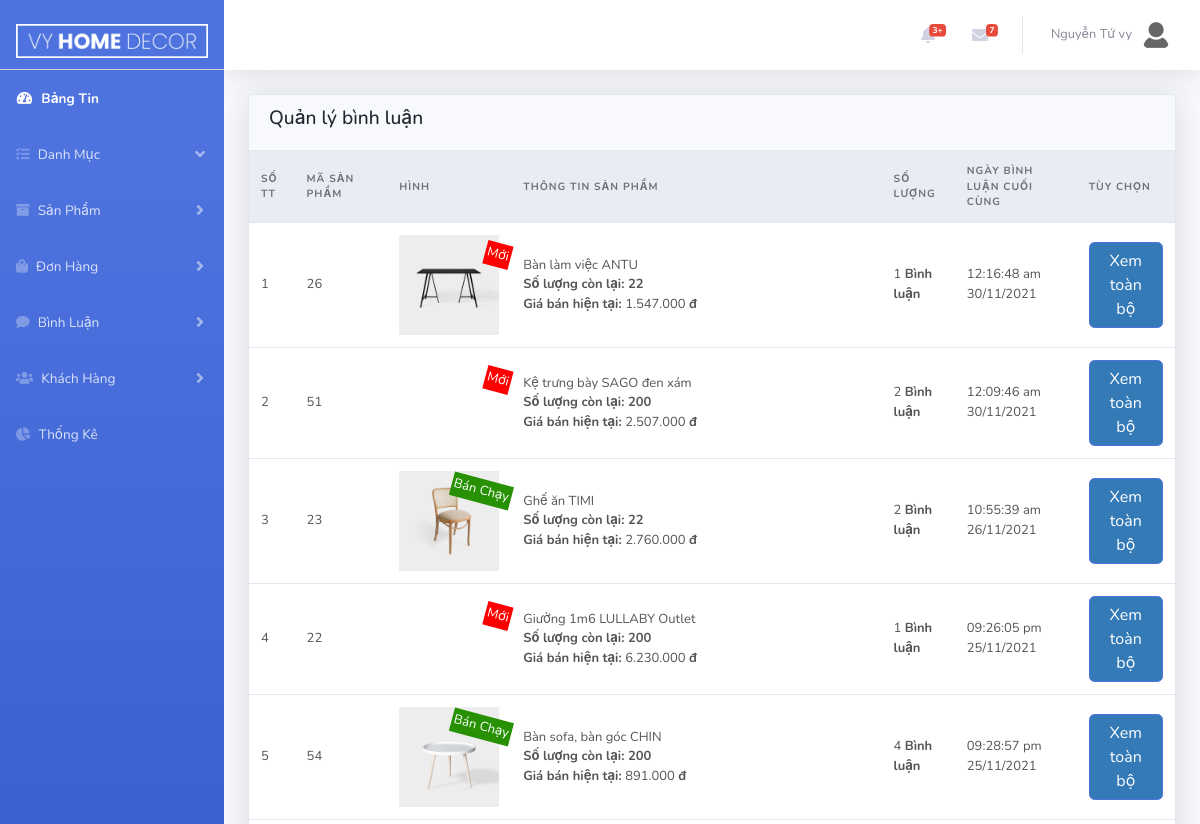
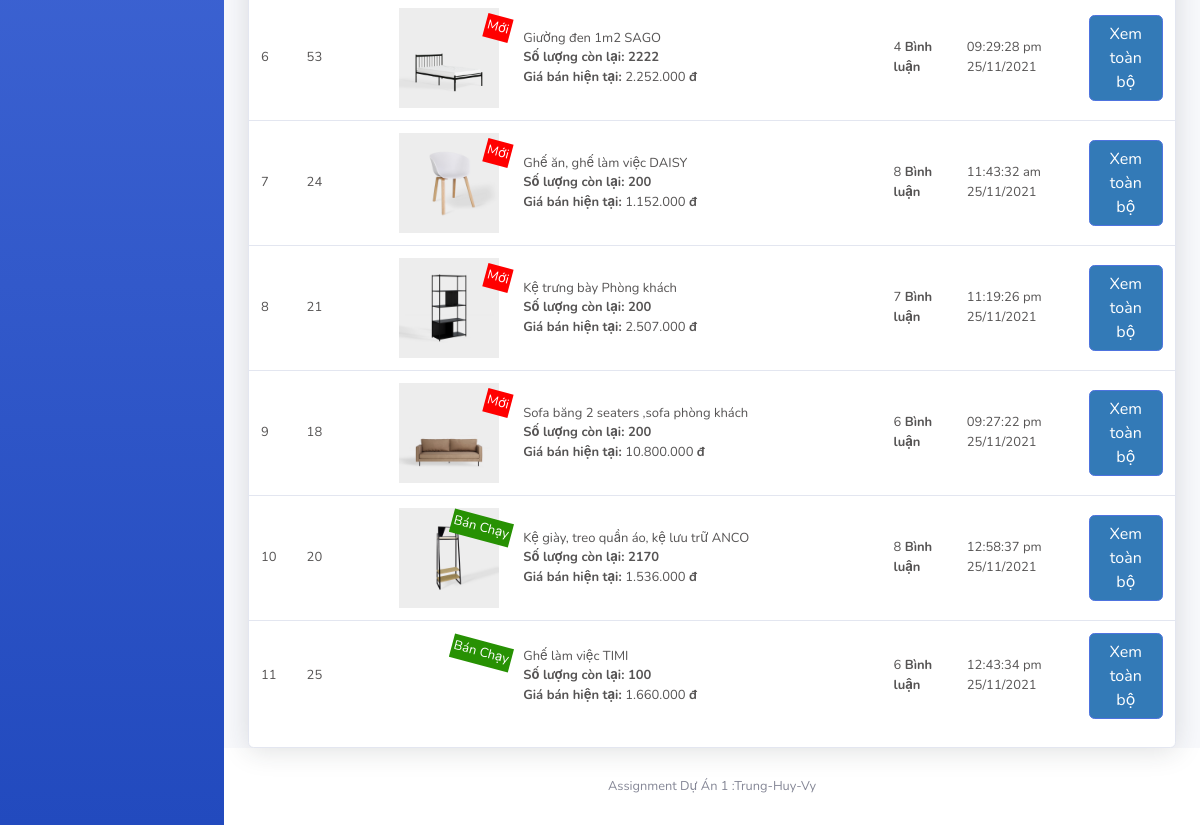
The app's page /Admin/index.php?act=comment&list_statistics (signed in), older data (2 pictures, top to bottom).
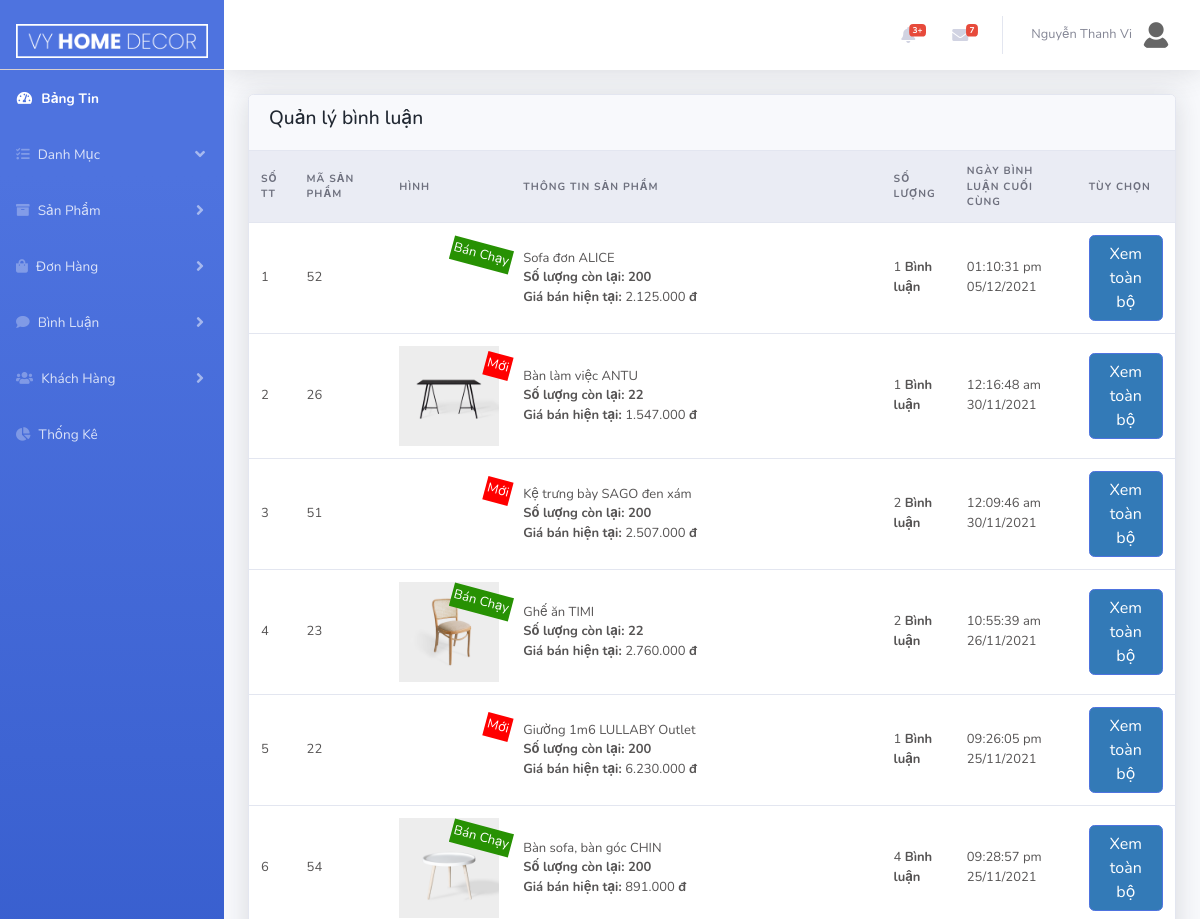
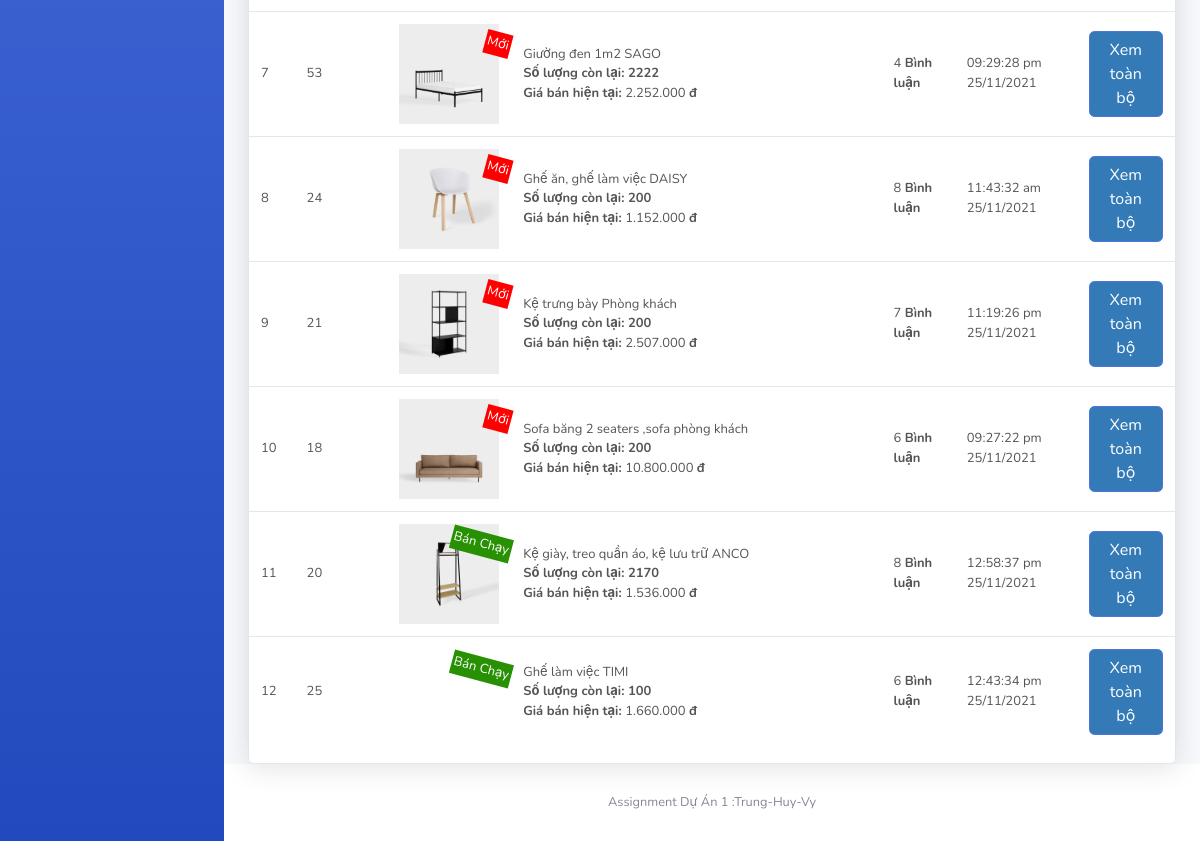
The same page, newer data (2 pictures, top to bottom).
### tables this page shows
CREATE TABLE `tbl_product` (
  `prodId` int(10) NOT NULL,
  `prodName` varchar(255) NOT NULL,
  `prodName_unsigned` varchar(255) DEFAULT NULL,
  `prodDesc` text NOT NULL,
  `quantity` int(10) NOT NULL,
  `price` float NOT NULL,
  `image` text NOT NULL,
  `imageSmall` text NOT NULL,
  `dateInput` date NOT NULL,
  `view` int(10) NOT NULL,
  `type` int(10) NOT NULL,
  `cateChildId` int(10) NOT NULL,
  `cateId` int(10) NOT NULL,
  `discount` float DEFAULT NULL
);

### model/pdo.php (called while the page is built, shortened)
<?php
function pdo_get_connection()
{   $servername="localhost";
    $username='root';
    $password='';
    try{
        $dburl="mysql:host=$servername;dbname=vyhomedecor; charset=utf8";
        $conn = new PDO($dburl,$username,$password);
        $conn->setAttribute(PDO::ATTR_ERRMODE,PDO::ERRMODE_EXCEPTION);
        return $conn;
        }
        catch(PDOException $e){
            return "lỗi kết nối :". $e->getMessage();
        }
}
function pdo_query($sql){
    $sql_args = array_slice(func_get_args(),1);
    try{
        $conn =pdo_get_connection();
        $stmt =$conn->prepare($sql);
        $stmt -> execute($sql_args);
        $row =$stmt->fetchAll();
        return $row;
    }catch(PDOException $e){
        throw $e;
    }
    finally{
        unset($conn);
    }
}
?>

### model/comment.php (called while the page is built, shortened)
<?php
    function statistical_comments_product(){
        $sql = "SELECT tbl_product.prodName as prodName,tbl_product.prodId as prodId, tbl_product.type as type,tbl_product.quantity as quantity, tbl_product.price as price, tbl_product.image as image, max(tbl_comment.date) as lastDate, count(tbl_comment.commId) as countComm";
        $sql.=" from tbl_comment left join tbl_product on tbl_product.prodId=tbl_comment.prodId";
        $sql.=" group by tbl_product.prodId order by commId desc";
        $list_comments_product = pdo_query($sql);
        return $list_comments_product;
    }
?>

### Admin/comment/list.php (the view, shortened to what the changed rows need)
<div class="row">
    <div class="col-xl-12">
        <div class="card">
            <div class="table-responsive">
                <form action="" method="post">
                    <table class="table align-items-center table-flush">
                        <thead class="thead-light">
                            <tr>
                                <th>Số TT</th>
                                <th width="10%">Mã Sản Phẩm</th>
                                <th width="10%">Hình</th>
                                <th width="40%">Thông Tin Sản Phẩm</th>
                                <th>Số Lượng</th>
                                <th>Ngày Bình luận Cuối cùng</th>
                                <th>Tùy chọn</th>
                            </tr>
                        </thead>
                        <tbody>
                            <?php
                                $i = 1;
                                foreach ($list_comments_product as $value) {
                                    extract($value);
                            ?>
                            <tr>
                                <td><?=$i?></td>
                                <td><?=$prodId?></td>
                                <td class="sup_parent"><img width="100" src="<?= BASE_URL ?>uploads/<?= $image ?>" alt="">
                                    <?php
                                        if ($type == 0) {
                                            echo ' <span class=" sup_new sup_title rotate-15">Mới</span>';
                                        } else if ($type == 1) {
                                            echo ' <span class=" sup_nomal sup_title rotate-15">Thường</span>';
                                        } else {
                                            echo ' <span class="sup_bestsale  sup_title rotate-15">Bán Chạy</span>';
                                        }
                                    ?>
                                </td>
                                <td class="text-left" ><?=$prodName?>
                                    <br>
                                    <b>Số lượng còn lại: <?=$quantity?></b>
                                    <br>
                                    <b>Giá bán hiện tại: </b><?= number_format($price,0, ',', '.') ?> <b>đ</b>
                                </td>
                                <td>
                                    <?=$countComm?> <b>Bình luận</b>
                                </td>
                                <td>
                                    <?=$lastDate?>
                                </td>
                                <td><a class="btn btn-primary" href="index.php?act=comment&comment_detail=<?=$prodId?>">Xem toàn bộ</a>
                                </td>
                            </tr>
                            <?php $i++; } ?>
                        </tbody>
                    </table>
                </form>
            </div>
        </div>
    </div>
</div>

### Admin/inc_admin/top_bar.php (shortened to what the changed rows need)
<?php
include_once '../model/pdo.php';
?>
<nav class="navbar navbar-expand navbar-light bg-white topbar mb-4 static-top shadow">
    <ul class="navbar-nav ml-auto">
        <li class="nav-item dropdown no-arrow">
            <a class="nav-link dropdown-toggle" href="#" id="userDropdown" role="button" data-toggle="dropdown" aria-haspopup="true" aria-expanded="false">
                <?php
                     if (isset($account)){
                 ?>
                <span class="mr-2 d-none d-lg-inline text-gray-600 small"><?=$account['custName'] ?></span>
                <img class="img-profile rounded-circle" src="../images/avatar.png">
                <?php }
                ?>
            </a>
        </li>
    </ul>
 </nav>

Row changes from the older to the newer data that the page shows:
now on this page (row edited): tbl_product: prodId "52", type "Bán Chạy", prodName "Sofa đơn ALICE", quantity "200", price "2.125.000", countComm "1", lastDate "01:10:31 pm 05/12/2021"
Text that changed along with them:
$account['custName']: "Nguyễn Tứ vy" → "Nguyễn Thanh Vi"
